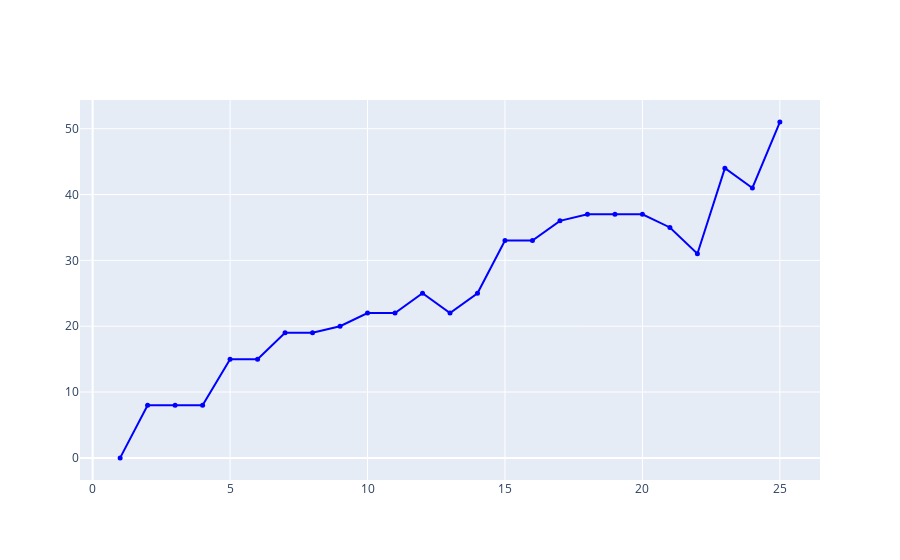

The code cell stored with this chart in its notebook:
### Code cell
data = [go.Scatter(x=catherine['Game Turn'],
                   y=catherine[' Production'],
                   mode='lines+markers',
                   name='Production',
                   line=dict(color='blue', width=2),
                   marker=dict(size=5))]
fig = go.Figure(data)
fig.show()

### Figure 1 — Plotly figure (JSON) as saved in the notebook; plotly's stock layout.template omitted (floating-point values rounded to 4 significant figures)
{"data": [{"line": {"color": "blue", "width": 2}, "marker": {"size": 5}, "mode": "lines+markers", "name": "Production", "type": "scatter", "x": [1, 2, 3, 4, 5, 6, 7, 8, 9, 10, 11, 12, 13, 14, 15, 16, 17, 18, 19, 20, 21, 22, 23, 24, 25], "y": [0, 8, 8, 8, 15, 15, 19, 19, 20, 22, 22, 25, 22, 25, 33, 33, 36, 37, 37, 37, 35, 31, 44, 41, 51]}], "layout": {}}
